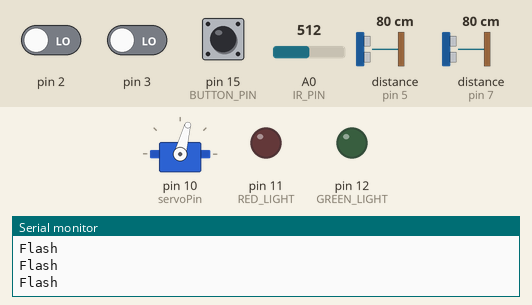
Bench run of a sketch on a simulated Arduino Uno, built with avr-gcc and run on an emulated ATmega328P. On the bench: servo, output pins drawn as LEDs (lit = HIGH), the last lines printed to the serial monitor. The test bench sets the inputs (shaded band); at power-on: distance to the obstacle (sensors on pin 5, pin 7) 80 cm, pin 2 LOW, pin 3 LOW, A0 (IR_PIN) = 512, pin 15 (BUTTON_PIN) LOW. The echo pulse lasts 58.3 µs per cm.

Above: at 3.2 s.
3.3 s: distance to the obstacle (sensor on pin 5) set to 13 cm
At 9.6 s:
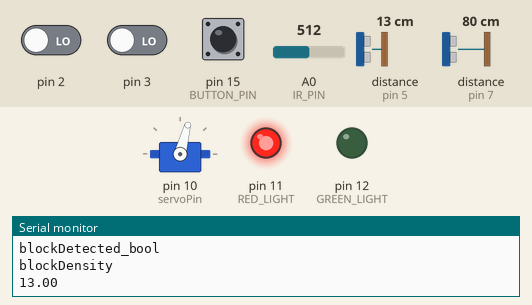
15.5 s: distance to the obstacle (sensor on pin 5) set to 10 cm
At 16.5 s:
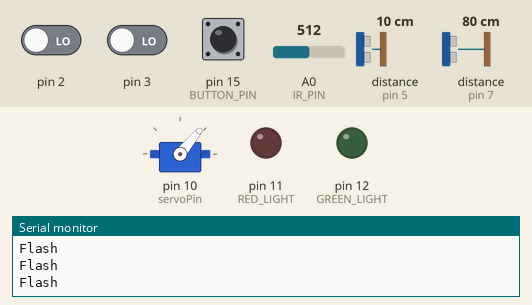
17.0 s: distance to the obstacle (sensor on pin 7) set to 13 cm
18.5 s: distance to the obstacle (sensor on pin 7) set to 10 cm
At 19.7 s:
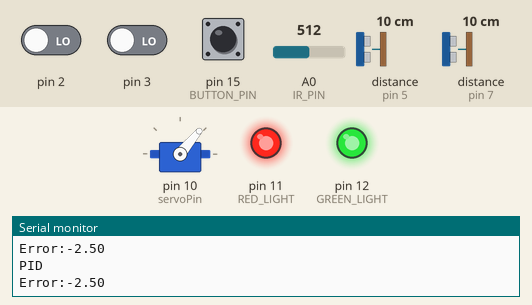
Timing chart, 0 to 21.0 s (numbered marks = the images above; inputs shaded):
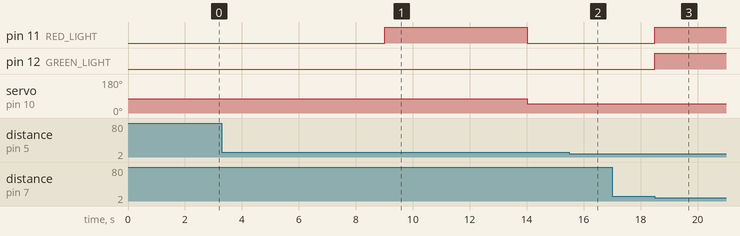

The sketch:

Final.ino
```cpp
#include "Crisps.h"

/* Flow of code
1. Follow line: starting area ->  identify corner then turn right
2. Follow line: detect 1st block (IR + ultrasound) -> determine junction
3. Follow line: detect tunnel (utlrasound and line sensor) -> PID
4. Find line
5. Follow line: reach 1st(red)/3rd(green) junction -> 90 deg clockwise (slowly - in case there's already blocks)
    -> drop block
6. Round 2 (think later)
*/

Crisps robot;
Ultrasound ultraBlock(TRIG_BLOCK,ECHO_BLOCK);
Ultrasound ultraTunnel(TRIG_TUNNEL,ECHO_TUNNEL);

void setup() {
  Serial.begin(9600);
  robot = Crisps(&ultraBlock,&ultraTunnel);
  Serial.println("Before button");
  robot.button();
  Serial.println("After button");
  robot.begin();
}

void loop() {
  robot.task();
  robot.dataCollection();
}
```

Class.h
```cpp
#include <Adafruit_MotorShield.h>
#include <Servo.h>
#include <HCSR04.h>

// Pins
#define LINEFOLLOWER_1 0
#define LINEFOLLOWER_2 1
#define LINEFOLLOWER_3 2
#define LINEFOLLOWER_4 3
#define TRIG_BLOCK 4
#define ECHO_BLOCK 5
#define TRIG_TUNNEL 6
#define ECHO_TUNNEL 7
#define AMBER_LIGHT 8
#define SERVO_1 1
#define SERVO_2 2
#define RED_LIGHT 11
#define GREEN_LIGHT 12
#define IR_PIN 14 // A0
#define BUTTON_PIN 15 // A1

#define MOTOR_L 1
#define MOTOR_R 2

class LineFollower{
  private:
  int inputPin;
  double data;
  public:
  LineFollower() = default;
  LineFollower (int p) {
    inputPin = p;
    pinMode(p, INPUT);
  }
  bool getLineData(){
    data = digitalRead(inputPin);
    if (data == 0.0){
      return true; //black is True
    }else{
      return false; //white is False
    }
  }
};

class Motors{
private:
  int lightPin;
public:
  // class field
  Adafruit_MotorShield MotorShield = Adafruit_MotorShield();
  Adafruit_DCMotor *Motor;
  int currentSpeed;
  bool goingForward;
  double prevFlash = 0;
  double currFlash = 0;

  // constructor
  Motors() = default;
  Motors(int pin, int light)
  {
    Motor = MotorShield.getMotor(pin);
    lightPin = light;
  }

  // functions
  void begin()
  {
    // Find MotorShield
    if (!MotorShield.begin())
    {
      Serial.println("Could not find Motor Shield. Check wiring.");
      while (1)
        ;
    }
    Serial.println("Motor Shield found.");

    // Initial configuration - turn on
    Motor->setSpeed(150);
    Motor->run(FORWARD);
    Motor->run(RELEASE);

    // configure amber light
    //pinMode(lightPin, OUTPUT);
    //digitalWrite(lightPin, LOW);

  }

  void flash()
  {
    currFlash = millis();
    Serial.print("prev:");
    Serial.print(prevFlash);
    Serial.print(" curr:");
    Serial.println(currFlash);
    if (currFlash - prevFlash > 3000) {
      // flash light
      digitalWrite(lightPin, !digitalRead(lightPin));

      // reset prevFlash
      prevFlash = currFlash;
    }
  }

  void forward(int speed)
  {
    // set speed of motor
    Motor->setSpeed(speed);
    Motor->run(FORWARD);
    goingForward = true;
    currentSpeed = speed;

    // turn on light
    //flash();
  }

  void backward(int speed)
  {
    // set speed of motor
    Motor->setSpeed(speed);
    Motor->run(BACKWARD);
    currentSpeed = 0;
    goingForward = false;

    // turn on light
    //flash();
  }

  void stop()
  {
    // make motor stop
    Motor->run(RELEASE);
    currentSpeed = 0;
  }
  int getSpeed()
  {
    return currentSpeed;
  }
};

class Grabber{
private:
  int servoPin;

public:
  // class field
  Servo servo;

  // constructor
  Grabber() = default;
  Grabber(int servoNum) {
    if (servoNum == 1) {
      servoPin = 10;
    }
    else {
      servoPin = 9;
    }
  }

  // functions
  void begin() {
    servo.attach(servoPin);
  }

  void detach(){
    servo.detach();
  }

  void grab() {
    servo.write(0);
  }

  void release() {
    servo.write(90);
  }

  void angle(int ang) {
    servo.write(ang);
  }

};

class IR{
private:
  // class field
  int irPin;

public:
  // constructor
  IR() = default;
  IR(int pin) {
    pinMode(pin, INPUT);
    irPin = pin;
  }

  // functions
  bool obstacle(int threshold) {
    int analog = 0;
    int analog_reading;
    for (int i = 0; i < 10; i++) {
      analog_reading = analogRead(irPin);
      analog += analog_reading;
    }
    analog /= 10;
    return (analog < threshold);
  }
};

class Ultrasound{
public:
  // class field
  HCSR04 hc;

  // constructor
  Ultrasound() = default;
  Ultrasound(int trig, int echo): hc(trig, echo){};

  // functions
  float dist()
  {
    return hc.dist();
  }

  bool wall(float distanceCm)
  {
    return (hc.dist() < distanceCm);
  }

  bool denseBlock(int threshold) {
    double distance = hc.dist();
    Serial.println(distance);
    return (distance > threshold);
  }

  double distError(double distanceCm) { // too far (-ve), too close (+ve)
    double distance = hc.dist();
    return distanceCm - distance;
  }
};
```

Source omitted: Crisps.h (18958 bytes)

Measured:
- the behaviour switches between 12 and 11 cm on distance to the obstacle (sensor on pin 5) (found by bisection; images 1 and 2)
- the behaviour switches between 12 and 11 cm on distance to the obstacle (sensor on pin 7) (found by bisection; images 2 and 3)
- after the input at 18.5 s, pin 11 (RED_LIGHT), pin 12 (GREEN_LIGHT): LOW → HIGH at once
